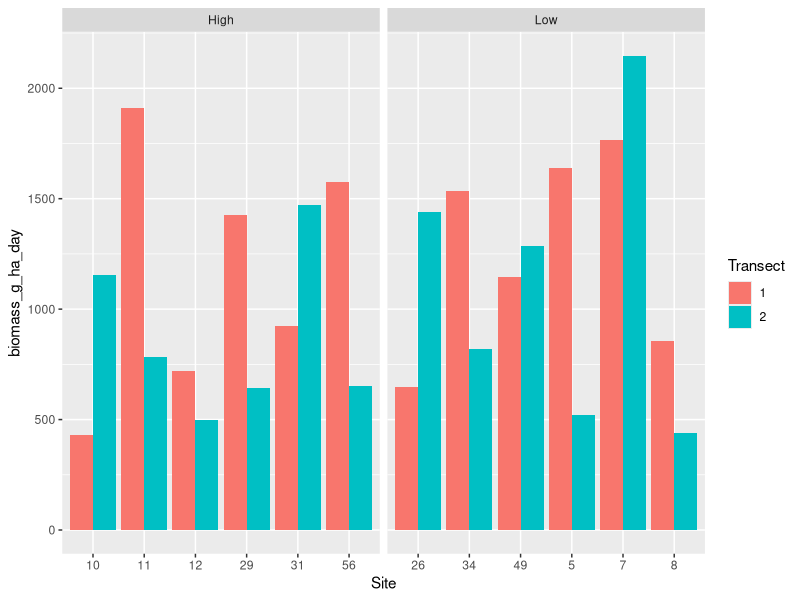
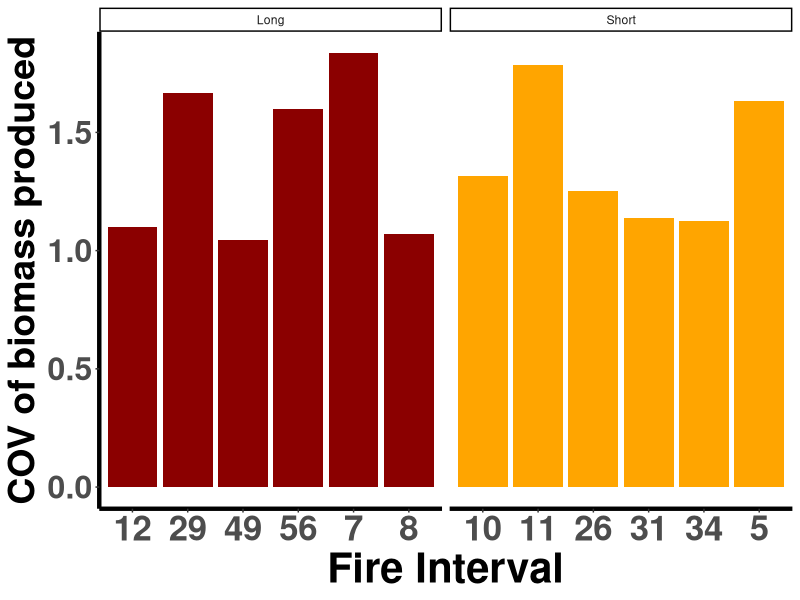
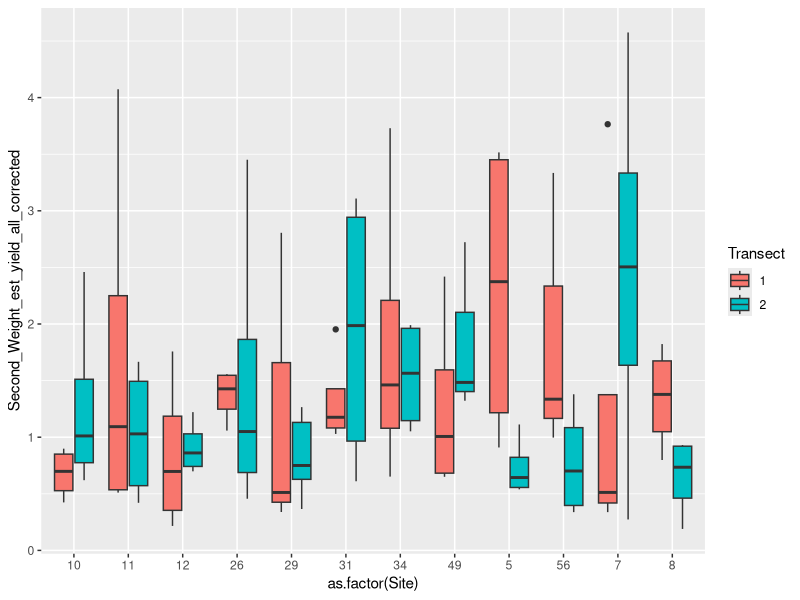

Source code (R) for these figures, in order:
# Load required libraries
library(tidyverse)
library(ggplot2)
library(readxl)
library(purrr)

# Read in nutrient and site data
Nutrients.Sites.All <- read_excel('Processed_data/Nutrients_Transect_level.xlsx')

# Read in mycorrhizal data from the first sheet of the Excel file
myc_data <- read_excel("Raw_data/Bag_data.xlsx", sheet = 1)
# Convert selected columns to appropriate data types
myc_data <- myc_data %>%
  mutate(
    Tube_myc = as.numeric(Tube_myc),
    myc = as.numeric(myc),
    beads = as.factor(beads),
    Tube_ID = as.factor(Tube_ID)
  )

# Read in bag data from the second sheet of the same Excel file
bag_data <- read_excel("Raw_data/Bag_data.xlsx", sheet = 2)
# Convert selected columns to appropriate data types
bag_data <- bag_data %>%
  mutate(
    Location = as.factor(Location),
    Tube_ID = as.factor(Tube_ID),
    Site = as.factor(Site),
    Transect = as.factor(Transect),
    Nutrient_sub = as.numeric(Nutrient_sub),
    Bead_weight = as.numeric(Bead_weight)
  )

# Consolidate replicate A and B samples at each location into one unit
bag_data <- bag_data %>%
  group_by(Tube_ID) %>%
  mutate(
    harvest_date = first(harvest_date),
    Nutrient_sub = mean(Nutrient_sub, na.rm = TRUE), #so I have this as mean, but for some locations I processed bags separately 
    Bead_weight = sum(Bead_weight, na.rm = TRUE),
    notes = paste(notes, collapse = " | "),
    roots_in_sample = paste(roots_in_sample, collapse = " | "),
    Damage = paste(Damage, collapse = " | "),
    Missing = paste(Missing, collapse = " | "),
    Before_root.hyphae = first(Before_root.hyphae),
    dirt_in_sample = if_else(any(dirt_in_sample == 'y', na.rm = TRUE), 'y', NA_character_),
    mass_loss = first(mass_loss)
  ) %>%
  select(-Rep) %>%
  distinct()
#remove the sample that is a combination of 11-1-16 and 11-2-16
bag_data<-bag_data%>%filter(Tube_ID!= 84)

# Merge bag and mycorrhizal data by Tube_ID
bag_myc <- left_join(bag_data, myc_data, by = 'Tube_ID') %>%
  group_by(Site, Transect, Location) %>%
  mutate(harvest_w = coalesce(Nutrient_sub, 0) + coalesce(Bead_weight, 0)) %>%
  ungroup()

# Read second round weight data for DNA and CNP measurements, excluding "total" column
Myc_2nd_round_weight <- read_excel("Raw_data/DW_subsample_DNA_CNP.xlsx", 
                                   sheet = "Sheet2")[, -2] 
Myc_2nd_round_weight <- Myc_2nd_round_weight %>%
  mutate(Tube_ID = as.factor(Tube_ID))

# Merge second round weight data into bag_myc
bag_myc <- left_join(bag_myc, Myc_2nd_round_weight %>%
                       mutate(Second_Weight = rowSums(select(., DNA, Chem), na.rm = TRUE)) %>%
                       select(Tube_ID, Second_Weight), by = 'Tube_ID')


#this is calculated from average bag weight of undeployed bags in bag_weight_vol.R
initial_bag_w<-15.1257*2
#this has to be the same as Site 29 T1 and added for S29 T2
undamaged_bag_weight_Site_29<- 27.6


  
# Calculate undamaged bag averages
bag_avg <- bag_myc %>%
  #remove missing or damaged bags
  filter(!str_detect(Damage, 'moderate|extreme|major') | str_detect(Missing, 'y')) %>%
  #remove samples with only one bag,locations over 20g because it seems like the weight where the bags arent damaged
  filter(harvest_w > 20) %>%
  group_by(Site, Transect) %>%
  summarise(mean_undam_harvest_w = mean(harvest_w, na.rm = TRUE)) %>%
  ungroup() %>%
  add_row(Site = "29", Transect = "2", mean_undam_harvest_w = undamaged_bag_weight_Site_29) %>%
#now I repeat what I did above, but for damaged sites as well
right_join(bag_myc,by = join_by(Site,Transect))%>%
  group_by(Site,Transect,Location) %>%
  mutate(harvest_w = sum(harvest_w, na.rm = TRUE))%>%
  #correcting the amount of resins found only for dmaged bags
  mutate(initialmass_est = ifelse(harvest_w<20, # I chose 20 because it seems like the weight where the bags arent damaged
                                 (2*(initial_bag_w * harvest_w) / mean_undam_harvest_w),
                                 harvest_w),
        # initialmass_est_all = (mean_undam_harvest_w/harvest_w)*intial_bag_w,
#I am only using the second weight as I believe this to be more accurate without extra sand/beads
         Second_Weight_per_bead= (Second_Weight / harvest_w),
         Second_Weight_est_yield= Second_Weight_per_bead*initialmass_est,
         Second_Weight_est_yield_all_corrected= Second_Weight_per_bead*mean_undam_harvest_w)

#calculations above are as follows:
#calc hypothetical initial mass of beads if bags were damaged
#divide recovered biomass by actual mass of beads that beads were recovered from = mg biomass/g resin
#then multiply above by estimated amount of resins if bags were undamaged




# Load and process vegetation and site information data
PROC_VEG_Transect <- read_excel("Raw_data/Site_Data/ABS.MER.fielddata.Feb.2023_R.PROCESSED.VEG.COVER_ALL.xlsx", 
                                sheet = "Transect.Level_Data") %>%
  mutate(
    Site = gsub('ABS00|ABS0', "", Site),
    Transect = gsub('T', "", Transect)
  )

Site_Info <- read_excel("Raw_data/Site_Data/Site.Info.xlsx") %>%
  select('1st_Soil_Sample', Bag_Install, Site, Pair) %>%
  mutate(Site = gsub('ABS00|ABS0', "", Site)) %>%
  distinct() %>%
  group_by(Pair) %>%
  mutate(Site_Pair = paste(sort(unique(Site)), collapse = "-")) %>%
  ungroup()

# Merge all site data into one final dataset
site_data <- list(bag_avg, Nutrients.Sites.All, PROC_VEG_Transect, Site_Info)
Bag_Site <- reduce(site_data, left_join)

# Convert dates and calculate days installed
Bag_Site <- Bag_Site %>%
  mutate(
    harvest_date = as_date(harvest_date),
    Bag_Install = as_date(Bag_Install),
    Days_Installed = as.integer(harvest_date - Bag_Install)
  ) %>%
  arrange(Site, Days_Installed)

mean(Bag_Site$Days_Installed)
sd(Bag_Site$Days_Installed)

# Log transformations and biomass calculations
Bag_Site <- Bag_Site %>%
  mutate(
    log10_Second_Weight_bag_yield_est = log10(Second_Weight_est_yield),
    log10_Second_Weight_est_yield_all_corrected = log10(Second_Weight_est_yield_all_corrected),
    Biomass_day = Second_Weight_est_yield / Days_Installed,
    log10_biomass_day = log10(Biomass_day),
    Biomass_day_all_cor = Second_Weight_est_yield_all_corrected / Days_Installed,
    biomass_g_ha_day = Biomass_day_all_cor * (1e+06 / 15),  # Convert to g/ha/day see lines below
    log10_biomass_day_all_cor = log10(Biomass_day_all_cor)
  )
#g/hectare:
#10,000 m^2 ×0.1 m= 1,000 m^3 
#1,000m^3 x (x mg /15cm^3) x (1g/1000mg) x 1000kg/ton x 1000g/kg= g/ha
#(1e+06/15)

# Summary of biomass data
Bag_Site %>%
  summarise(all_mean = mean(biomass_g_ha_day, na.rm = TRUE))

# Plot biomass by site and transect
Bag_Site %>%
  ggplot(aes(x = Site, y = biomass_g_ha_day)) +
  geom_col(aes(fill = Transect), position = "dodge") +
  facet_grid(~Fire.Severity, scales = "free_x")


#Set Factor Order
Bag_Site$Fire.Interval<-factor(Bag_Site$Fire.Interval, levels = c('Short','Long'))
Bag_Site$Fire.Severity<-factor(Bag_Site$Fire.Severity, levels = c('Low','High'))


# CV of bag weights by site
Site.variation <- Bag_Site %>%
  group_by(Site) %>%
  summarise(
    mean_wt = mean(Second_Weight_est_yield_all_corrected, na.rm = TRUE), 
    sd_wt = sd(Second_Weight_est_yield_all_corrected, na.rm = TRUE)
  ) %>%
  mutate(cov_wt = sd_wt / mean_wt) %>%
  ungroup() %>%
  mutate(mean_CV = mean(cov_wt)) %>%
  left_join(PROC_VEG_Transect %>% select(Site, Fire.Interval, Fire.Severity))

# Plot variation by fire interval and biomass
interval_colors <- c("Long" = "darkred", "Short" = "orange")
Site.variation %>%
  ggplot(aes(x = Site, y = cov_wt)) +
  geom_col(aes(fill = Fire.Interval)) +
  facet_grid(~Fire.Interval, scales = "free") +
  labs(x = "Fire Interval", y = "COV of biomass produced") +
  scale_fill_manual(values = interval_colors) +
  theme_classic() +
  theme(
    axis.text.x = element_text(hjust = 0.5, size = 25, face = "bold"),
    axis.text.y = element_text(size = 23, face = "bold"),
    axis.title.x = element_text(size = 30, face = "bold"),
    axis.title.y = element_text(size = 27, face = "bold"),
    axis.line = element_line(linewidth = 1.5),
    legend.position = 'none'
  )

# Boxplot of Second Weight Yield across sites
Bag_Site %>%
  ggplot() +
  geom_boxplot(aes(x = as.factor(Site), y = Second_Weight_est_yield_all_corrected, fill = Transect))


library(writexl)
write_xlsx(Bag_Site, path='Processed_data/All_Bag_Site_Info.xlsx')
